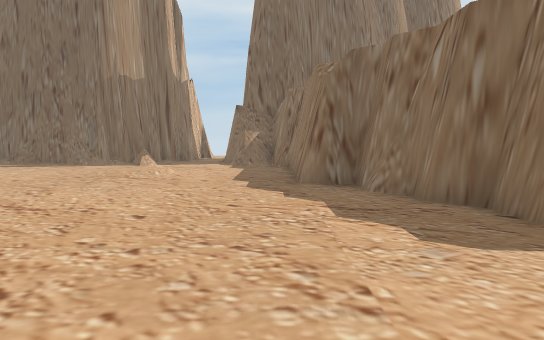
View 1 (above)

16 first-person views from a walk through a 3-D level made in the Unity game engine. The camera is 1.5 m above the floor, tilts 4° down and sees 70° across. The floor is counted in squares, 2 m on a side. Each view is taken from the middle of a square. On the plan, view 1 faces up. The plan holds only what a view shows up to about 12 squares ahead; the rest is blank. The place goes on beyond the plan. The player is left out. Some surface patterns are stand-ins.

View 2
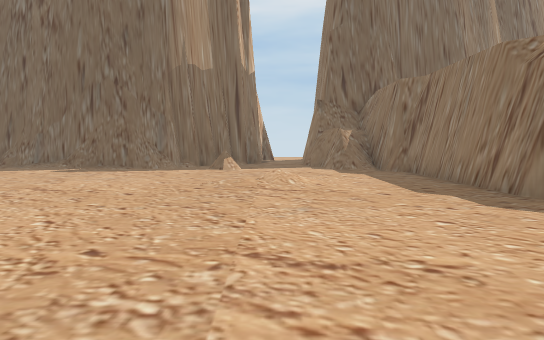

View 3
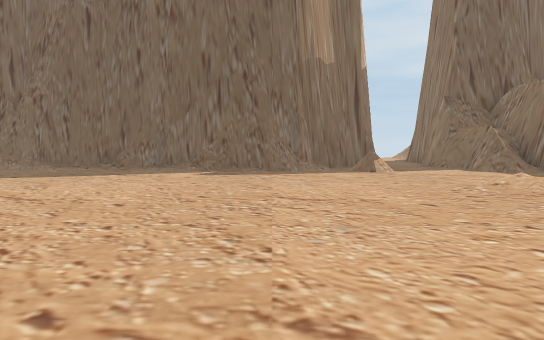

View 4
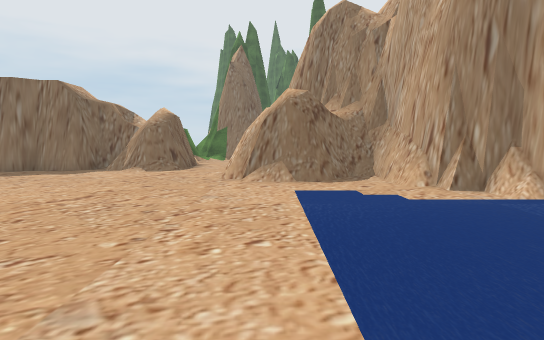

View 5
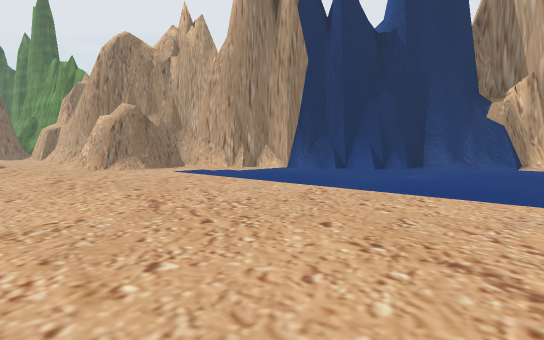

View 6
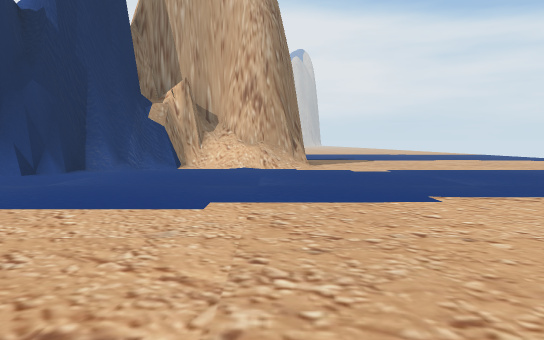

View 7
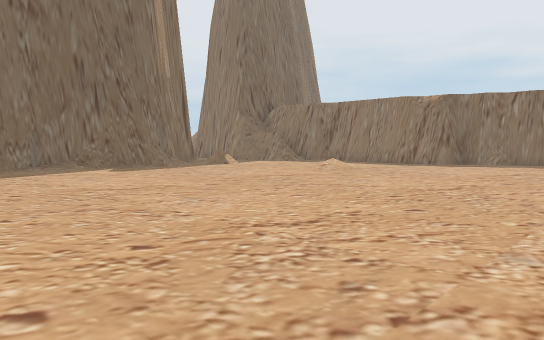

View 8
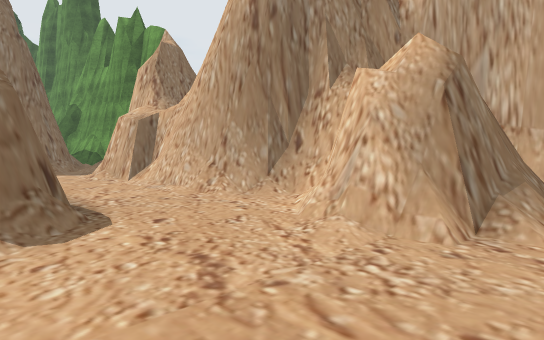

View 9
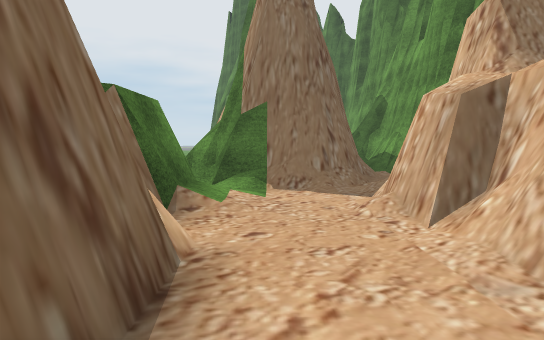

View 10
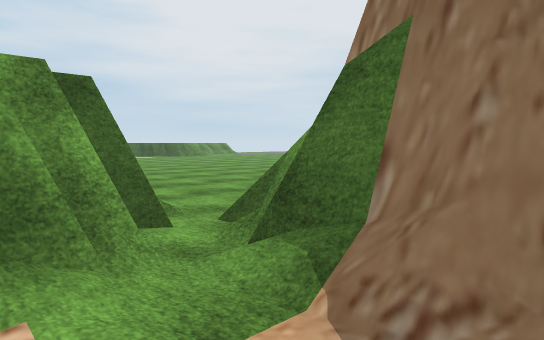

View 11
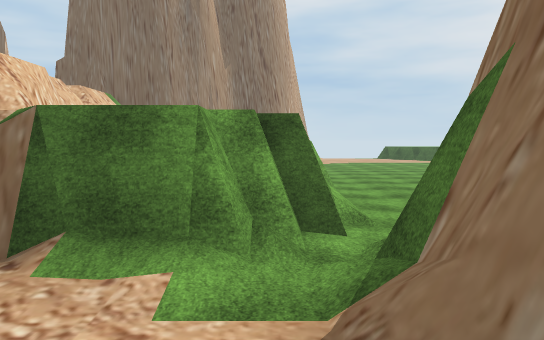

View 12
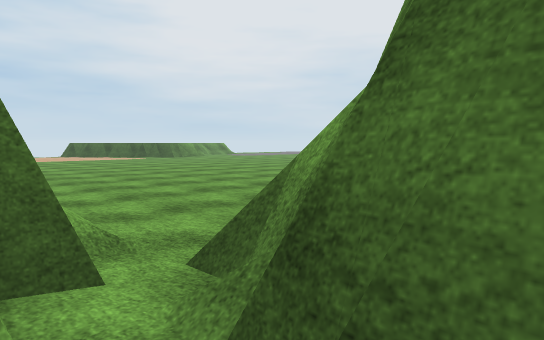

View 13
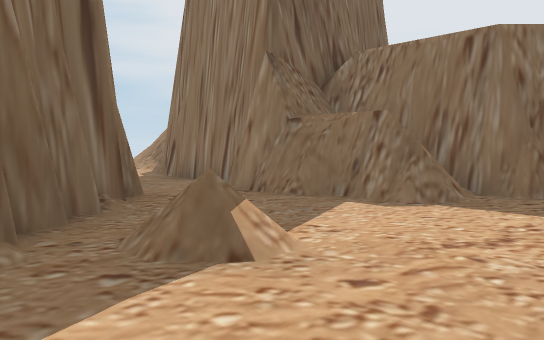

View 14
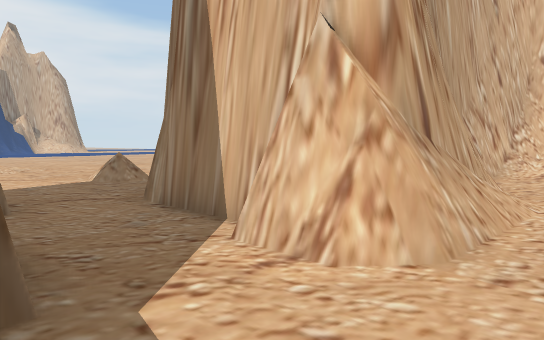

View 15
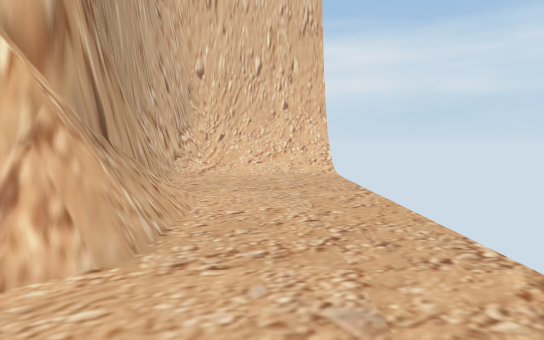

View 16
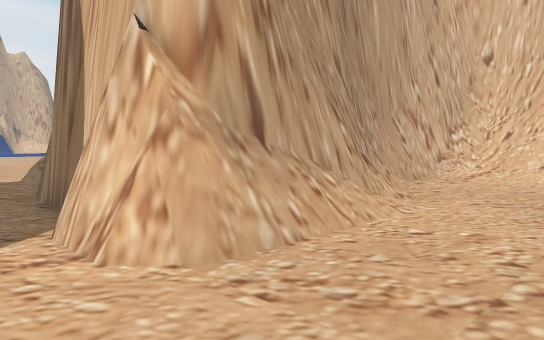

### Floor plan
Key: @ floor where view 1 was taken; # wall or solid block; . main floor; : floor 2.75 m higher than the main floor; / step, stairs or slope; = window, fence, low wall or low ledge.
Columns run from 13 left of view 1 to 17 right of it. Each row starts with its distance up from view 1.
 22  #/..........=
 21  #/..........#
 20  #/..../##..##
 19  ##/./#####.#
 18   #####  #..#
 17          #..#
 16         ##.##
 15  ##    ##..###
 14 //######....##
 13 .........=..###          ..
 12 ..............#          ...
 11 ..............#          ....
 10  ........../..#         ......
  9  ........///..#         .......
  8  .............#         .......
  7  .............#####     ......
  6  ..............# ##    #.....
  5 ...............####    /....
  4 ................##==   /...
  3  ...............##     /..
  2 . ..............##  :##//
  1  ...............######/##
  0 .............@.........##
 -1 .............##.....//.##
 -2 .............###.#####//#
 -3 .............######  =#
 -4 ..............##
 -5 ...........####
 -6 ..........##
 -7 ........###
 -8 ........#
 -9 ..././###
-10 .///###
-11     ##

Where each view was taken, in squares from view 1:
view 1: 0 up, 0 right, facing up
view 2: 2 up, 3 left, facing up
view 3: 3 up, 7 left, facing up
view 4: 2 down, 8 left, facing right
view 5: 3 up, 11 left, facing down-right
view 6: 2 up, 11 left, facing down
view 7: 2 up, 13 left, facing up-right
view 8: 2 up, 1 left, facing down-right
view 9: 0 up, 3 right, facing right
view 10: 1 down, 8 right, facing up-right
view 11: 2 down, 9 right, facing up
view 12: 0 up, 9 right, facing up-right
view 13: 11 up, 6 left, facing up-right
view 14: 21 up, 1 left, facing down-left
view 15: 21 up, 1 left, facing left
view 16: 22 up, 2 left, facing down-left
